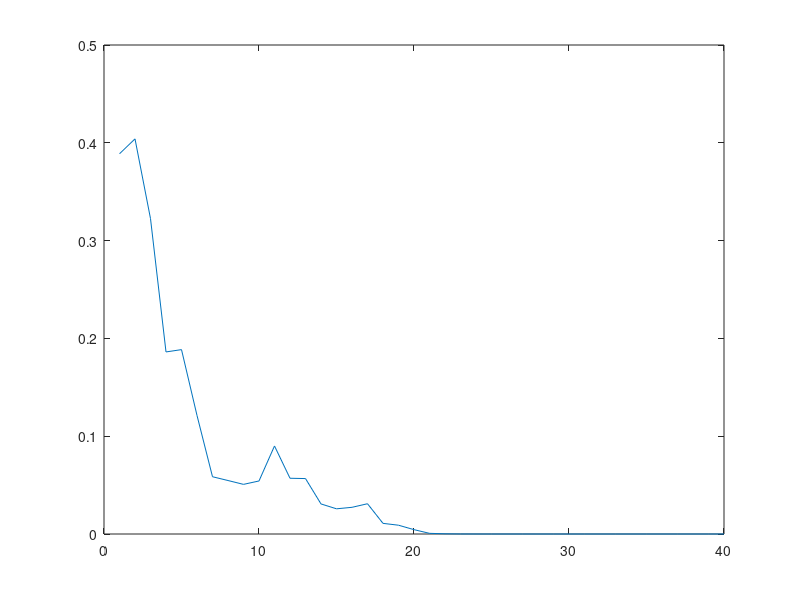
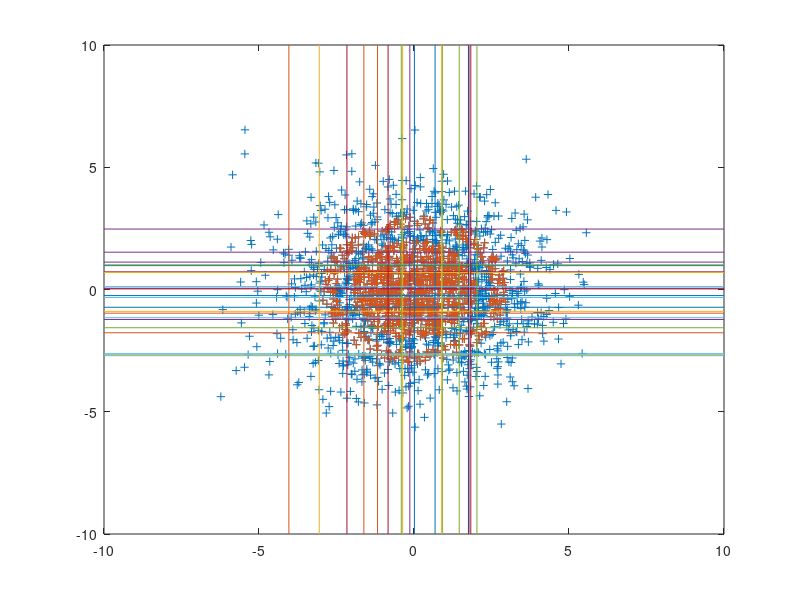

The MATLAB source for these figures, in order:
%code for Adabooost algorithm
clear
format longe
load data4
points=randi([1 2000],1000,1);
test_data = dataset(points(:,1),:);
check_data1 = [test_data(:,1);test_data(:,2)];
check_data2 = [ test_data(:,2)] ;
y_t = zeros(1000,1);
for k =1:1000
    if(norm(dataset(k,:))<2)
        y_t(k) = +1;
    else
        y_t(k) = -1;
    end
    if((norm(dataset(k,:))<3) &(norm(dataset(k,:))>2.5))
        y_t(k) = +1;
    end
end
T = 40;
epsilon = zeros(T,1) ;
weights = 10e-4*ones(1000,1);
weights_check = weights;
alpha_t = zeros(T,1);
p = zeros(T,1);
theta = zeros(T,1);
i = ones(T,1);
sum1 = zeros(1000,1);
delta= zeros(T,1);
for j = 1:T
    j
    errmin = 10;
    %err = zeros(1000,2);
    %   if(rem(j,2) ==0)
    %m = length(check_data1);
    %  else
    m = length(check_data1);
    % end
    %for prod = 1:m
    m = randi([1,m]);
    angle = check_data1(m);
    theta(j) = angle;
    [q,w] = find(test_data==angle);
    i(j) = w(1);
    %i(j)  = w;
    ptest = -1 ;
    pred1 =zeros(1000,1);
    err = 0 ;
    for e=1:1000
        if (sign(ptest*(test_data(e,w)-angle))<=0)
            pred1(e) = -1;
        else
            pred1(e)  =1 ;
        end
        if (y_t(e) ~= pred1(e))
            err = err + weights(e);
        end
    end
    if (err > 0.50)
        err = 1-err;
        ptest = -ptest;
    end
    errmin = err;
    p(j) = ptest;
    pred2 = pred1;
    m_check = m ;
    %if(err < errmin)
    %errmin = err;
    %theta(j) = angle;
    %q_check = q;
    %m_check = m;
    %i(j) = w(1);
    %p(j) = ptest;
    %pred2 = pred1;
    %end
    %end
    
    
    %check_data(q_check*i(j))= 0.5;
    %if (rem(j,2) == 0)
    check_data1 = [check_data1(1:m_check-1,1);check_data1(m_check+1:end,1)];
    %else
    %   check_data2 = [check_data2(1:m-1,1);check_data2(m+1:end,1)];
    %end
    check = weights;
    %theta(j) = rand(1);
    %p(j) = 1;
    %poss1 = sum(weights.*(-y_t+test_data(:,1)))/sum(weights);
    %poss2 = sum(weights.*(-y_t+test_data(:,2)))/sum(weights);
    %if (sum(weights.*(y_t-(test_data(:,1)-poss1)).^2) < sum(weights.*(y_t-(test_data(:,2)-poss2)).^2))
    %theta(j) = poss1;
    %i(j) = 1;
    %else
    %theta(j) = poss2;
    %i(j) = 2;
    %end
    h_t = zeros(1000,1);
    
    %for k = 1:1000
    %if (p(j)*(test_data(k,i(j))-theta(j)) <=0)
    
    %	h_t(k) = 1;
    %else
    %h_t(k) = -1;
    %end
    
    %h_t(k,1) = sign(p(j)*(test_data(k,i(j))-theta(j)));
    
    
    %if(y_t(k) ~= h_t(k))
    %epsilon(j) = epsilon(j) + weights(k);
    %end
    
    %end
    h_t = pred2;
    epsilon(j) = errmin;
    %if (epsilon(j) > 0.5)
    %p(j) = -p(j);
    %h_t = -h_t;
    %theta(j)=-theta(j);
    %epsilon(j) = 1- epsilon(j);
    %end
    alpha_t(j) = 0.5*log((1-epsilon(j))/epsilon(j));
    
    Z_t = 0;
    for k = 1:1000
        Z_t =double(Z_t + weights(k)*exp(-alpha_t(j)*y_t(k)*h_t(k,1)));
        weights(k) = double(weights(k)*exp(-alpha_t(j)*y_t(k)*h_t(k,1)));
    end
    weights = weights/(Z_t+10e8*eps);
    %weights = weights/sum(weights);
    %weights = weights/sum(weights);
    
    %digits(10);
    %weights = vpa(weights);
    for l = 1:1000
        l;
        sum1(l) = sum1(l) + alpha_t(j)*(p(j)*(test_data(l,i(j))-theta(j)));
        if(sum1(l) <=0)
            pred = -1;
        else
            pred =1;
        end
        if ( y_t(l) ~= pred)
            delta(j) = delta(j) + weights(l);
        end
    end
    
end

n = 1:T;
figure
plot(n',delta);
figure
plot(dataset(:,1),dataset(:,2),'+')
hold on
plot(dataset_A(:,1),dataset_A(:,2),'+')
hold on
for j = 1:T
    if(i(j) ==1)
        plot([theta(j) theta(j)],[-10 10]);
    else
        plot([-10 10],[theta(j) theta(j)]);
    end
end